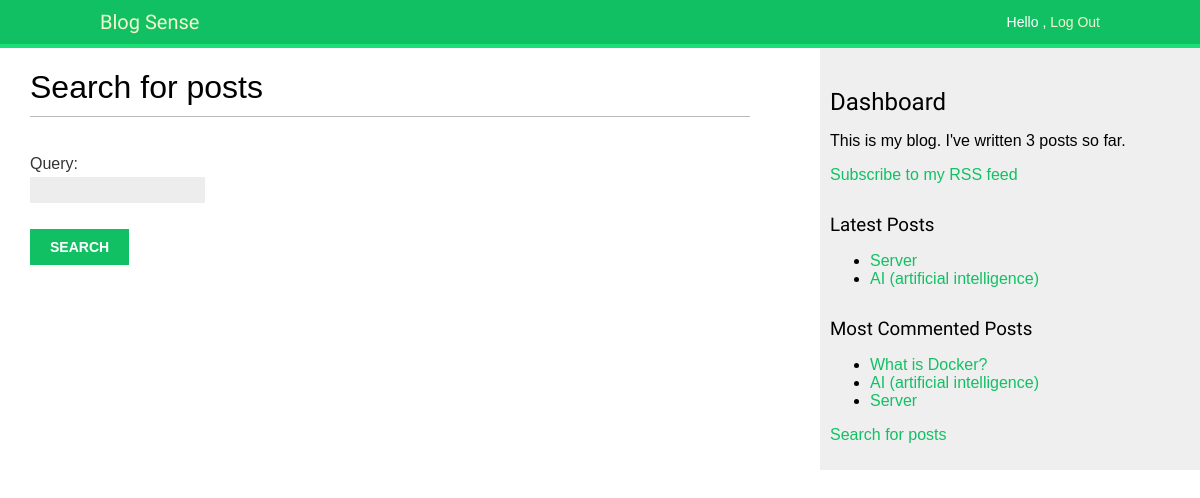
Screenshot of /blog/search/ (signed in) with the database file from the repository.
### blog/models.py (models this page shows, shortened)
class Post(models.Model):
    STATUS_CHOICES = (
        ('draft', 'Draft'),
        ('published', 'Published'),
    )
    title = models.CharField(max_length=250)
    slug = models.SlugField(max_length=250,
                            unique_for_date='publish')
    author = models.ForeignKey(User,
                               on_delete=models.CASCADE,
                               related_name='blog_posts')
    body = models.TextField()
    publish = models.DateTimeField(default=timezone.now)
    created = models.DateTimeField(auto_now_add=True)
    updated = models.DateTimeField(auto_now=True)
    status = models.CharField(max_length=10,
                              choices=STATUS_CHOICES,
                              default='draft')
    objects = models.Manager()   # The default manager.
    published = PublishedManager()   # The custom manager.
    class Meta:
        ordering = ('-publish',)
    def get_absolute_url(self):
        return reverse('blog:post_detail',
                       args=[self.publish.year,
                             self.publish.month,
                             self.publish.day,
                             self.slug])
    tags = TaggableManager()

### blog/views.py (the view, shortened to what this page needs)
# urls.py: path('search/', views.post_search, name='post_search'),
def post_search(request):
    form = SearchForm()
    query = None
    results = []
    return render(request,
                  'blog/post/search.html',
                  {'form': form,
                   'query': query,
                   'results': results})

### blog/forms.py
class SearchForm(forms.Form):
    query = forms.CharField()

### blog/models.py (called while the page is built)
    def get_queryset(self):
        return super(PublishedManager,
                     self).get_queryset()\
            .filter(status='published')

### blog/templatetags/blog_tags.py (called while the page is built)
@register.simple_tag
def total_posts():
    return Post.published.count()

@register.inclusion_tag('blog/post/latest_posts.html')
def show_latest_posts(count=5):
    latest_posts = Post.published.order_by('-publish')[:count]
    return {'latest_posts': latest_posts}

@register.simple_tag
def get_most_commented_posts(count=5):
    return Post.published.annotate(total_comments=Count('comments')
                                   ).order_by('-total_comments')[:count]

### blog/templates/blog/post/search.html (shortened to what this page needs)
{% extends "blog/base.html" %}
{% block content %}
{% if query %}
<h1>Posts containing "{{ query }}"</h1>
<h3>
    {% with results.count as total_results %}
    Found {{ total_results }} result{{ total_results|pluralize }}
    {% endwith %}
</h3>
{% for post in results %}
<h4><a href="{{ post.get_absolute_url }}">{{ post.title }}</a></h4>
{{ post.body|truncatewords:5 }}
{% empty %}
<p>There are no results for your query.</p>
{% endfor %}
<p><a href="{% url 'blog:post_search' %}">Search again</a></p>
{% else %}
<h1>Search for posts</h1>
<form action="." method="get">
    {{ form.as_p }}
    <input type="submit" value="Search">
</form>
{% endif %}
{% endblock %}

### blog/templates/blog/base.html (shortened to what this page needs)
{% load blog_tags %}
{% load static %}
<!DOCTYPE html>
<html>
<head>
    <link href="{% static 'css/base.css' %}" rel="stylesheet">
</head>
<body>
    <div id="header">
        <span class="logo"><a href="{% url 'blog:post_list' %}">Blog Sense</a></span>
        <span class="user">
            {% if request.user.is_authenticated %}
            Hello {{ request.user.first_name }},
            <a href="{% url 'logout' %}">Log Out</a>
            {% else %}
            <a href="{% url 'login' %}">Login</a>
            {% endif %}
        </span>
    </div>
    <div id="content">
        {% block content %}
        {% endblock %}
    </div>
    {% if request.user.is_authenticated %}
    <div id="sidebar">
        <h2>Dashboard</h2>
        <p>This is my blog. I've written {% total_posts %} posts so far.</p>
        <p><a href="{% url 'blog:post_feed' %}">Subscribe to my RSS feed</a></p>
        <h3>Latest Posts</h3>
        {% show_latest_posts 2 %}
        <h3>Most Commented Posts</h3>
        {% get_most_commented_posts as most_commented_posts %}
        <ul>
            {% for post in most_commented_posts %}
            <li>
                <a href="{{ post.get_absolute_url }}">{{ post.title }}</a>
            </li>
            {% endfor %}
        </ul>
        <p><a href="{% url 'blog:post_search' %}">Search for posts</a></p>
    </div>
    {% else %}
    <div id="sidebar">
        <h2><a href="{% url 'blog:register' %}">Create an account</a> or login<br />
            to view the Dashboard and search for posts</h2>
    </div>
    {% endif %}
</body>
</html>

### blog/templates/blog/post/latest_posts.html
<ul>
    {% for post in latest_posts %}
    <li>
        <a href="{{ post.get_absolute_url }}">{{ post.title }}</a>
    </li>
    {% endfor %}
</ul>

### blog/static/css/base.css (style rules this page uses)
body { margin: 0; padding: 0; font-family: helvetica, sans-serif; }
a { color: #12c064; text-decoration: none; }
h1 { font-family: helvetica; font-weight: normal; border-bottom: 1px solid #bbb; padding: 0 0 10px 0; }
h2, h3 { font-family: "Muli", sans-serif; font-weight: normal; margin: 30px 0 0; }
#header { padding: 10px 100px; font-size: 14px; background: #12c064; color: #fff; border-bottom: 4px solid #1cdf78; overflow: auto; }
#header .logo { font-family: "Muli", sans-serif; float: left; color: #f3f7cc; font-size: 20px; margin-right: 10%; }
#header a { color: #f3f7cc; }
#header .user { float: right; padding-top: 4px; }
#content { float: left; width: 60%; padding: 0 0 0 30px; }
#sidebar { float: right; width: 30%; padding: 10px; background: #efefef; height: 100%; }
form { overflow: auto; }
form p { width: 100%; overflow: auto; }
label { float: left; clear: both; color: #333; margin-bottom: 4px; }
input, textarea { clear: both; float: left; margin: 0 0 10px; background: #ededed; border: 0; padding: 6px 10px; font-size: 12px; }
input[type=submit] { font-weight: bold; background: #12c064; color: #fff; padding: 10px 20px; font-size: 14px; text-transform: uppercase; }

### rows the page displays
Post: title "Server"
Post: title "AI (artificial intelligence)"
Post: title "What is Docker?"
